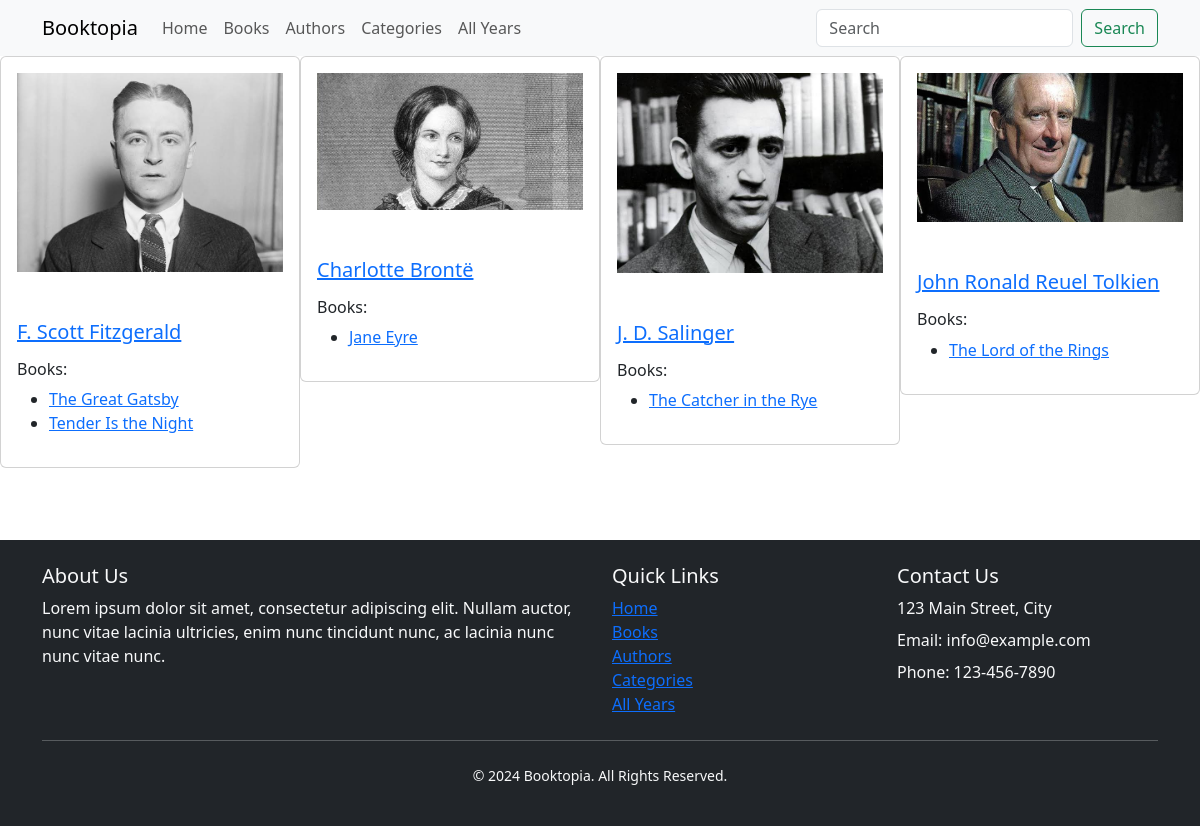
Page /books/authors/ on the committed database.
### templates/models.py (models this page shows, shortened)
class Author(models.Model):
    id = models.AutoField(primary_key=True)
    name = models.CharField(max_length=25)
    bio = models.TextField(max_length=250, null=True, blank=True)
    born = models.DateField(null=True, blank=True)
    died = models.DateField(null=True, blank=True)
    photo = models.ImageField(
        upload_to='author_photos/', null=True, blank=True)
    updated_at = models.DateTimeField(auto_now=True)

class Book(models.Model):
    id = models.AutoField(primary_key=True)
    year = models.IntegerField()
    author = models.ForeignKey(Author, on_delete=models.CASCADE)
    price = models.IntegerField()
    title = models.CharField(max_length=25)
    synopsis = models.TextField(max_length=250)
    category = models.CharField(max_length=25, default="general")
    cover = models.ImageField(upload_to='book_covers/', null=True, blank=True)
    is_featured = models.BooleanField(default=False)
    updated_at = models.DateTimeField(auto_now=True)

### templates/views.py (the view)
# urls.py: path('books/authors/', views.view_all_authors, name='all_authors'),
def view_all_authors(request):
    all_authors = Author.objects.all()
    authors_with_books = []
    for author in all_authors:
        books = Book.objects.filter(author=author)
        authors_with_books.append({'author': author, 'books': books})
    return render(request, 'all_authors.html', {'authors': all_authors, 'authors_with_books': authors_with_books})

### templates/templates/all_authors.html (shortened to what this page needs)
{% extends 'base.html' %}
{% block content %}
<div class="card-group">
    {% for author_with_books in authors_with_books %}
    <div class="col-lg-3 col-md-6 mb-4">
        <div class="card w-18">
            <div class="card-body">
                {% if author_with_books.author.photo %}
                <img src="{{ author_with_books.author.photo.url }}" alt="{{ author_with_books.author.name }} photo"
                    class="img-fluid">
                {% endif %}
                <h5 class="card-title mt-5"><a href="{% url 'single_author' author_with_books.author.id %}">
                        {{ author_with_books.author.name }}</a></h5>
                <h6 class="card-title mt-3">Books:</h6>
                <ul>
                    {% for book in author_with_books.books %}
                    <li><a href="{% url 'single_book' book.id %}">{{ book.title }}</a></li>
                    {% endfor %}
                </ul>
            </div>
        </div>
    </div>
    {% endfor %}
</div>
{% endblock %}

### rows in the picture
Author: author.photo (picture), author.name "F. Scott Fitzgerald"
Book: title "The Great Gatsby"
Book: title "Tender Is the Night"
Author: author.photo (picture), author.name "Charlotte Brontë"
Book: title "Jane Eyre"
Author: author.photo (picture), author.name "J. D. Salinger"
Book: title "The Catcher in the Rye"
Author: author.photo (picture), author.name "John Ronald Reuel Tolkien"
Book: title "The Lord of the Rings"
